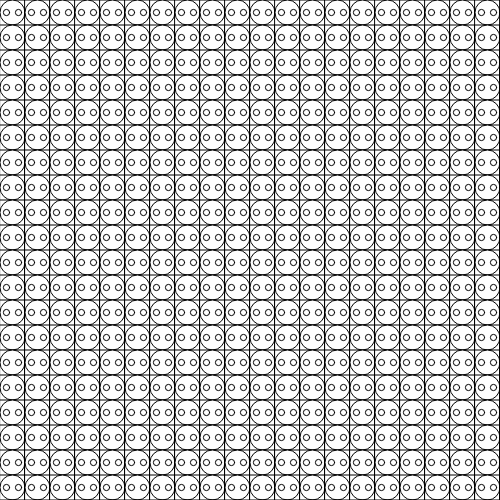
Frame 1 (no input)
Frame 60 (no input): identical to frame 1, image omitted
Frame 120 (the mouse pressed at the canvas centre since frame 60): identical to frame 1, image omitted

The p5.js sketch that drew this single still picture (run headless with seeded random() and noise() and a simulated clock; from frame 60 on, the mouse is pressed at the canvas centre):

// p5.js sketch
// ── sketch.js
/* 

Nested Loop Ex.

*/

function setup(){
	createCanvas(500,500);
}

function draw(){
	background(220);
	var w = 25; //width of one cell
	var h = w; //height of one cell

	for ( let x = 0; x <= width; x += w){
		for ( let y = 0; y <= height; y+= h){
		rect(x,y,100,100);
		ellipse(x + w/2, y + w/2, w); //face
		ellipse(x + w/3.85, y+ w/2, w/4); //left eye
		ellipse(x + w/1.35, y+ w/2, w/4); // right eye

	}


	}
}
